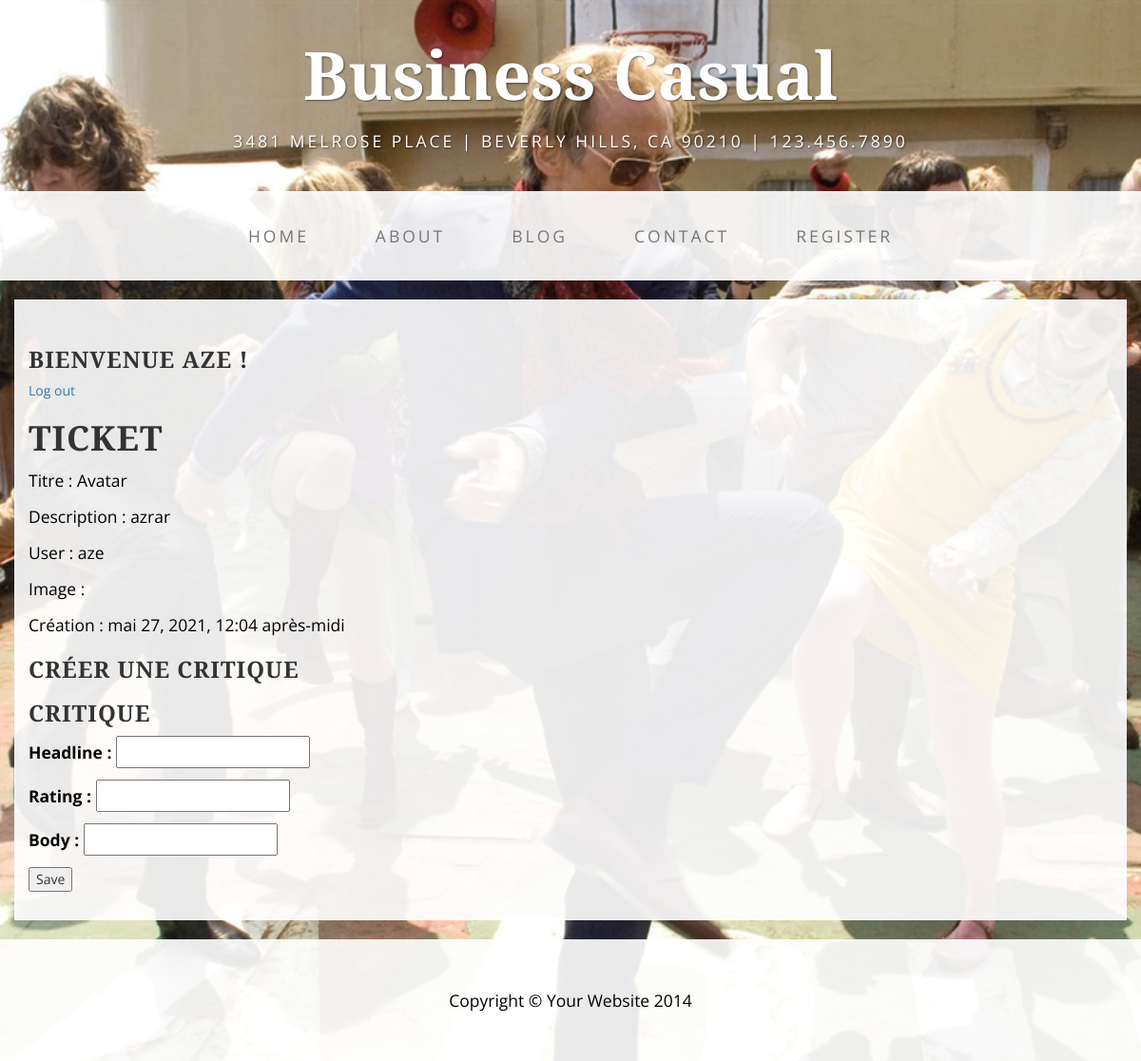
Page /flux/review/6 (signed in) on the earlier database version.
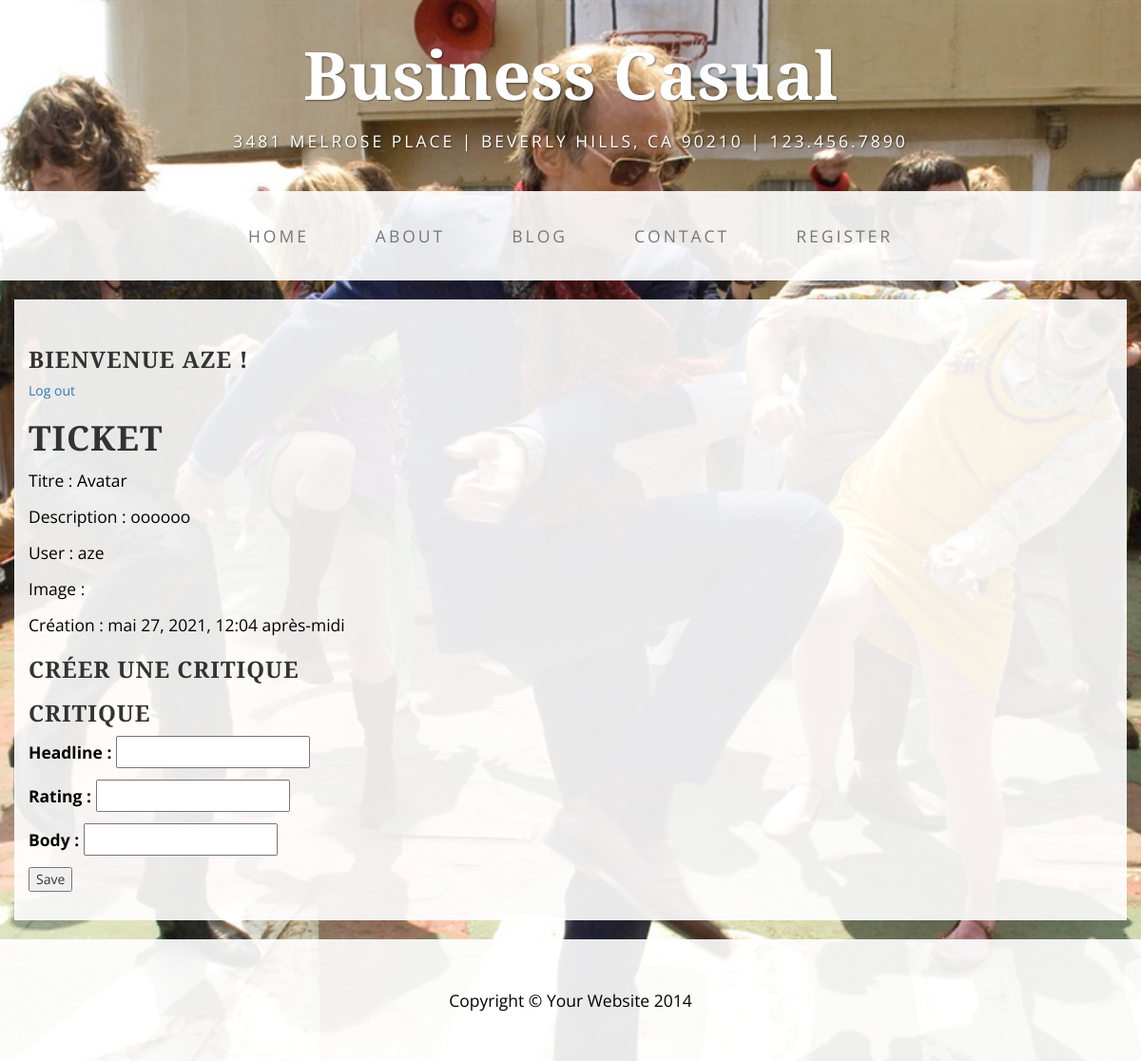
Same page on the later database version.
### ticket/models.py (models this page shows)
class Ticket(models.Model):
    title = models.CharField(max_length=128)
    description = models.TextField(max_length=2048, blank=True)
    user = models.ForeignKey(to=settings.AUTH_USER_MODEL, on_delete=models.CASCADE)
    image = models.ImageField(null=True, blank=True)
    time_created = models.DateTimeField(auto_now_add=True)

### critics/views.py (the view, shortened to what this page needs)
# urls.py: url(r"^review/(?P<ticket>[0-9]+)$", views.reply_review, name="review"),
@login_required
def reply_review(request, ticket):
    form_review = FormCreateReview()
    ticket_content = Ticket.objects.get(pk=ticket)
    if request.method == "GET":
        if "action" in request.GET:
            action = request.GET.get("action")
            if action == "logout":
                if request.user.is_authenticated:
                    logout(request)
                    return redirect(reverse_lazy("flux"))
    return render(
        request,
        "critics/reply_review.html",
        {"ticket_content": ticket_content, "form_review": form_review},
    )

### critics/forms.py
class FormCreateReview(forms.ModelForm):
    class Meta:
        model = Review
        fields = ["headline", "rating", "body"]

### critics/templates/critics/reply_review.html
{% extends 'base/base.html' %}
{% block content %}
<h3>Bienvenue {{user}} !</h3>
<a href="?action=logout">Log out</a>
{% include 'critics/ticket.html' with ticket=ticket_content %}
<h3>Créer une critique</h3>
<form method="post">{% csrf_token %}
    <h3>Critique</h3>
    {{ form_review.as_p }}
    <input type="submit" value="Save">
</form>
{% endblock %}

### litreview/templates/base/base.html (shortened to what this page needs)
<!DOCTYPE html>
<html lang="fr">
<head>
    {% load static %}
    <link rel="stylesheet" type="text/css" href="{% static 'account/css/bootstrap.min.css' %}" />
    <link rel="stylesheet" type="text/css" href="{% static 'account/css/business-casual.css' %}" />
</head>
<body>
    <div class="brand">Business Casual</div>
    <div class="address-bar">3481 Melrose Place | Beverly Hills, CA 90210 | 123.456.7890</div>
    <nav class="navbar navbar-default" role="navigation">
        <div class="container">
            <div class="collapse navbar-collapse" id="bs-example-navbar-collapse-1">
                <ul class="nav navbar-nav">
                    <li>
                        <a href="index.html">Home</a>
                    </li>
                    <li>
                        <a href="about.html">About</a>
                    </li>
                    <li>
                        <a href="blog.html">Blog</a>
                    </li>
                    <li>
                        <a href="contact.html">Contact</a>
                    </li>
                    <li>
                        <a href="../register">Register</a>
                    </li>
                </ul>
            </div>
        </div>
    </nav>
    <div class="container">
        <div class="row">
            <div class="box">
                {% block content %}{% endblock %}
            </div>
        </div>
    </div>
    <footer>
        <div class="container">
            <div class="row">
                <div class="col-lg-12 text-center">
                    <p>Copyright &copy; Your Website 2014</p>
                </div>
            </div>
        </div>
    </footer>
</body>
</html>

### critics/templates/critics/ticket.html
<h1>Ticket</h1>
<p>Titre : {{ticket.title}}</p>
<p>Description : {{ticket.description}}</p>
<p>User : {{ticket.user}}</p>
<p>Image : {{ticket.image}}</p>
<p>Création : {{ticket.time_created}}</p>

### account/static/account/css/business-casual.css (style rules this page uses)
body { font-family: "Open Sans","Helvetica Neue",Helvetica,Arial,sans-serif; background: url('../img/theboatthatrocked.jpg') no-repeat center center fixed; -webkit-background-size: cover; -moz-background-size: cover; background-size: cover; -o-background-size: cover; }
h1, h2, h3, h4, h5, h6 { text-transform: uppercase; font-family: "Josefin Slab","Helvetica Neue",Helvetica,Arial,sans-serif; font-weight: 700; letter-spacing: 1px; }
p { font-size: 1.25em; line-height: 1.6; color: #000; }
.brand, .address-bar { display: none; }
.navbar-nav { text-transform: uppercase; font-weight: 400; letter-spacing: 3px; }
.box { margin-bottom: 20px; padding: 30px 15px; background: #fff; background: rgba(255,255,255,0.9); }
footer { background: #fff; background: rgba(255,255,255,0.9); }
footer p { margin: 0; padding: 50px 0; }
@media screen and (min-width:768px) { .brand { display: inherit; margin: 0; padding: 30px 0 10px; text-align: center; text-shadow: 1px 1px 2px rgba(0,0,0,0.5); font-family: "Josefin Slab","Helvetica Neue",Helvetica,Arial,sans-serif; font-size: 5em; font-weight: 700; line-height: normal; color: #fff; } }
@media screen and (min-width:768px) { .address-bar { display: inherit; margin: 0; padding: 0 0 40px; text-align: center; text-shadow: 1px 1px 2px rgba(0,0,0,0.5); text-transform: uppercase; font-size: 1.25em; font-weight: 400; letter-spacing: 3px; color: #fff; } }
@media screen and (min-width:768px) { .navbar { border-radius: 0; } }
@media screen and (min-width:768px) { .navbar { min-height: 0; } }
@media screen and (min-width:768px) { .navbar-default { border: none; background: #fff; background: rgba(255,255,255,0.9); } }
@media screen and (min-width:768px) { .nav>li>a { padding: 35px; } }
@media screen and (min-width:768px) { .navbar-nav>li>a { line-height: normal; } }
@media screen and (min-width:768px) { .navbar-nav { display: table; float: none; margin: 0 auto; table-layout: fixed; font-size: 1.25em; } }
@media screen and (min-width:1200px) { .box:after { content: ''; display: table; clear: both; } }

Differences in the rows shown:
changed Ticket "Avatar": description "azrar" → "oooooo"
